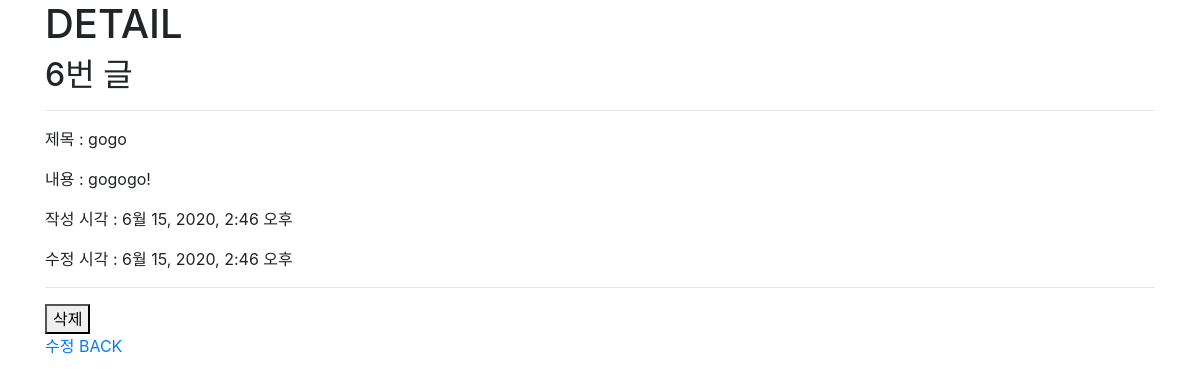
The app's page /articles/6/ with its own data.
### articles/models.py (models this page shows)
class Article(models.Model):
    title = models.CharField(max_length=20)
    content = models.TextField()
    created_at = models.DateTimeField(auto_now_add=True)
    updated_at = models.DateTimeField(auto_now=True)

### articles/views.py (the view)
# urls.py: path('<int:pk>/', views.detail, name='detail'),
def detail(request, pk):
    article = Article.objects.get(pk=pk) #오른쪽 pk는 variable routing의 pk
    context = {
        'article': article,
    }
    return render(request, 'articles/detail.html', context)

### articles/templates/articles/detail.html (shortened to what this page needs)
{% extends 'base.html' %}
{% block content %}
<h1>DETAIL</h1>
<h2>{{ article.pk }}번 글</h2>
<hr>
<p>제목 : {{ article.title }}</p>
<p>내용 : {{ article.content }}</p>
<p>작성 시각 : {{ article.created_at }}</p>
<p>수정 시각 : {{ article.updated_at }}</p>
<hr>
<form action="{% url 'articles:delete' article.pk %}" method="POST">
    <button>삭제</button>
</form>
<a href="{% url 'articles:edit' article.pk %}">수정</a>
<a href="{% url 'articles:index' %}">BACK</a>
{% endblock %}

### records on screen
Article: pk "6", title "gogo", content "gogogo!", created_at "6월 15, 2020, 2:46 오후", updated_at "6월 15, 2020, 2:46 오후"
